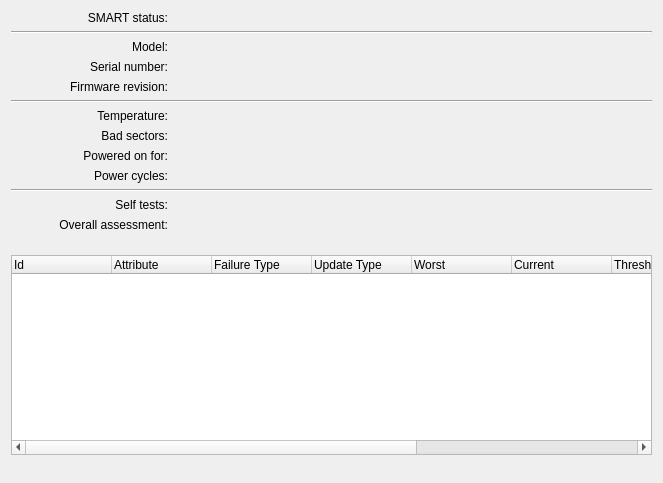
<?xml version="1.0" encoding="UTF-8"?>
<ui version="4.0">
 <class>SmartDialogWidgetBase</class>
 <widget class="QWidget" name="SmartDialogWidgetBase">
  <property name="geometry">
   <rect>
    <x>0</x>
    <y>0</y>
    <width>649</width>
    <height>483</height>
   </rect>
  </property>
  <layout class="QGridLayout" name="gridLayout">
   <item row="0" column="0">
    <widget class="QLabel" name="m_LabelTextSmartStatus">
     <property name="sizePolicy">
      <sizepolicy hsizetype="Preferred" vsizetype="Preferred">
       <horstretch>2</horstretch>
       <verstretch>0</verstretch>
      </sizepolicy>
     </property>
     <property name="text">
      <string>SMART status:</string>
     </property>
     <property name="alignment">
      <set>Qt::AlignRight|Qt::AlignTrailing|Qt::AlignVCenter</set>
     </property>
    </widget>
   </item>
   <item row="0" column="1" colspan="2">
    <layout class="QHBoxLayout" name="horizontalLayout">
     <item>
      <widget class="QLabel" name="m_LabelSmartStatusIcon">
       <property name="maximumSize">
        <size>
         <width>16</width>
         <height>16777215</height>
        </size>
       </property>
       <property name="text">
        <string/>
       </property>
      </widget>
     </item>
     <item>
      <widget class="QLabel" name="m_LabelSmartStatusText">
       <property name="text">
        <string/>
       </property>
      </widget>
     </item>
    </layout>
   </item>
   <item row="2" column="0">
    <widget class="QLabel" name="m_LabelTextSmartModelName">
     <property name="sizePolicy">
      <sizepolicy hsizetype="Preferred" vsizetype="Preferred">
       <horstretch>2</horstretch>
       <verstretch>0</verstretch>
      </sizepolicy>
     </property>
     <property name="text">
      <string>Model:</string>
     </property>
     <property name="alignment">
      <set>Qt::AlignRight|Qt::AlignTrailing|Qt::AlignVCenter</set>
     </property>
    </widget>
   </item>
   <item row="2" column="1" colspan="2">
    <widget class="QLabel" name="m_LabelSmartModelName">
     <property name="sizePolicy">
      <sizepolicy hsizetype="Preferred" vsizetype="Preferred">
       <horstretch>3</horstretch>
       <verstretch>0</verstretch>
      </sizepolicy>
     </property>
     <property name="text">
      <string/>
     </property>
    </widget>
   </item>
   <item row="3" column="0">
    <widget class="QLabel" name="m_LabelTextSmartSerialNumber">
     <property name="sizePolicy">
      <sizepolicy hsizetype="Preferred" vsizetype="Preferred">
       <horstretch>2</horstretch>
       <verstretch>0</verstretch>
      </sizepolicy>
     </property>
     <property name="text">
      <string>Serial number:</string>
     </property>
     <property name="alignment">
      <set>Qt::AlignRight|Qt::AlignTrailing|Qt::AlignVCenter</set>
     </property>
    </widget>
   </item>
   <item row="3" column="1" colspan="2">
    <widget class="QLabel" name="m_LabelSmartSerialNumber">
     <property name="sizePolicy">
      <sizepolicy hsizetype="Preferred" vsizetype="Preferred">
       <horstretch>3</horstretch>
       <verstretch>0</verstretch>
      </sizepolicy>
     </property>
     <property name="text">
      <string/>
     </property>
    </widget>
   </item>
   <item row="4" column="0">
    <widget class="QLabel" name="m_LabelTextSmartFirmware">
     <property name="sizePolicy">
      <sizepolicy hsizetype="Preferred" vsizetype="Preferred">
       <horstretch>2</horstretch>
       <verstretch>0</verstretch>
      </sizepolicy>
     </property>
     <property name="text">
      <string>Firmware revision:</string>
     </property>
     <property name="alignment">
      <set>Qt::AlignRight|Qt::AlignTrailing|Qt::AlignVCenter</set>
     </property>
    </widget>
   </item>
   <item row="4" column="1" colspan="2">
    <widget class="QLabel" name="m_LabelSmartFirmware">
     <property name="sizePolicy">
      <sizepolicy hsizetype="Preferred" vsizetype="Preferred">
       <horstretch>3</horstretch>
       <verstretch>0</verstretch>
      </sizepolicy>
     </property>
     <property name="text">
      <string/>
     </property>
    </widget>
   </item>
   <item row="6" column="0">
    <widget class="QLabel" name="m_LabelTextSmartTemperature">
     <property name="sizePolicy">
      <sizepolicy hsizetype="Preferred" vsizetype="Preferred">
       <horstretch>2</horstretch>
       <verstretch>0</verstretch>
      </sizepolicy>
     </property>
     <property name="text">
      <string>Temperature:</string>
     </property>
     <property name="alignment">
      <set>Qt::AlignRight|Qt::AlignTrailing|Qt::AlignVCenter</set>
     </property>
    </widget>
   </item>
   <item row="6" column="1" colspan="2">
    <widget class="QLabel" name="m_LabelSmartTemperature">
     <property name="sizePolicy">
      <sizepolicy hsizetype="Preferred" vsizetype="Preferred">
       <horstretch>3</horstretch>
       <verstretch>0</verstretch>
      </sizepolicy>
     </property>
     <property name="text">
      <string/>
     </property>
    </widget>
   </item>
   <item row="7" column="0">
    <widget class="QLabel" name="m_LabelTextSmartBadSectors">
     <property name="sizePolicy">
      <sizepolicy hsizetype="Preferred" vsizetype="Preferred">
       <horstretch>2</horstretch>
       <verstretch>0</verstretch>
      </sizepolicy>
     </property>
     <property name="text">
      <string>Bad sectors:</string>
     </property>
     <property name="alignment">
      <set>Qt::AlignRight|Qt::AlignTrailing|Qt::AlignVCenter</set>
     </property>
    </widget>
   </item>
   <item row="7" column="1" colspan="2">
    <widget class="QLabel" name="m_LabelSmartBadSectors">
     <property name="sizePolicy">
      <sizepolicy hsizetype="Preferred" vsizetype="Preferred">
       <horstretch>3</horstretch>
       <verstretch>0</verstretch>
      </sizepolicy>
     </property>
     <property name="text">
      <string/>
     </property>
    </widget>
   </item>
   <item row="8" column="0">
    <widget class="QLabel" name="m_LabelTextSmartPoweredOn">
     <property name="sizePolicy">
      <sizepolicy hsizetype="Preferred" vsizetype="Preferred">
       <horstretch>2</horstretch>
       <verstretch>0</verstretch>
      </sizepolicy>
     </property>
     <property name="text">
      <string>Powered on for:</string>
     </property>
     <property name="alignment">
      <set>Qt::AlignRight|Qt::AlignTrailing|Qt::AlignVCenter</set>
     </property>
    </widget>
   </item>
   <item row="8" column="1" colspan="2">
    <widget class="QLabel" name="m_LabelSmartPoweredOn">
     <property name="sizePolicy">
      <sizepolicy hsizetype="Preferred" vsizetype="Preferred">
       <horstretch>3</horstretch>
       <verstretch>0</verstretch>
      </sizepolicy>
     </property>
     <property name="text">
      <string/>
     </property>
    </widget>
   </item>
   <item row="9" column="0">
    <widget class="QLabel" name="m_LabelTextSmartPowerCycles">
     <property name="sizePolicy">
      <sizepolicy hsizetype="Preferred" vsizetype="Preferred">
       <horstretch>2</horstretch>
       <verstretch>0</verstretch>
      </sizepolicy>
     </property>
     <property name="text">
      <string>Power cycles:</string>
     </property>
     <property name="alignment">
      <set>Qt::AlignRight|Qt::AlignTrailing|Qt::AlignVCenter</set>
     </property>
    </widget>
   </item>
   <item row="9" column="1" colspan="2">
    <widget class="QLabel" name="m_LabelSmartPowerCycles">
     <property name="sizePolicy">
      <sizepolicy hsizetype="Preferred" vsizetype="Preferred">
       <horstretch>3</horstretch>
       <verstretch>0</verstretch>
      </sizepolicy>
     </property>
     <property name="text">
      <string/>
     </property>
    </widget>
   </item>
   <item row="15" column="0" colspan="3">
    <spacer name="verticalSpacer_3">
     <property name="orientation">
      <enum>Qt::Vertical</enum>
     </property>
     <property name="sizeType">
      <enum>QSizePolicy::Fixed</enum>
     </property>
     <property name="sizeHint" stdset="0">
      <size>
       <width>641</width>
       <height>17</height>
      </size>
     </property>
    </spacer>
   </item>
   <item row="16" column="0" colspan="3">
    <widget class="QTreeWidget" name="m_TreeSmartAttributes">
     <property name="alternatingRowColors">
      <bool>true</bool>
     </property>
     <property name="rootIsDecorated">
      <bool>false</bool>
     </property>
     <property name="uniformRowHeights">
      <bool>true</bool>
     </property>
     <property name="allColumnsShowFocus">
      <bool>true</bool>
     </property>
     <column>
      <property name="text">
       <string>Id</string>
      </property>
     </column>
     <column>
      <property name="text">
       <string>Attribute</string>
      </property>
     </column>
     <column>
      <property name="text">
       <string>Failure Type</string>
      </property>
     </column>
     <column>
      <property name="text">
       <string>Update Type</string>
      </property>
     </column>
     <column>
      <property name="text">
       <string>Worst</string>
      </property>
     </column>
     <column>
      <property name="text">
       <string>Current</string>
      </property>
     </column>
     <column>
      <property name="text">
       <string>Threshold</string>
      </property>
     </column>
     <column>
      <property name="text">
       <string>Raw</string>
      </property>
     </column>
     <column>
      <property name="text">
       <string>Assessment</string>
      </property>
     </column>
     <column>
      <property name="text">
       <string>Value</string>
      </property>
     </column>
    </widget>
   </item>
   <item row="17" column="0" colspan="3">
    <spacer name="verticalSpacer_2">
     <property name="orientation">
      <enum>Qt::Vertical</enum>
     </property>
     <property name="sizeType">
      <enum>QSizePolicy::Fixed</enum>
     </property>
     <property name="sizeHint" stdset="0">
      <size>
       <width>638</width>
       <height>17</height>
      </size>
     </property>
    </spacer>
   </item>
   <item row="1" column="0" colspan="3">
    <widget class="Line" name="line">
     <property name="orientation">
      <enum>Qt::Horizontal</enum>
     </property>
    </widget>
   </item>
   <item row="5" column="0" colspan="3">
    <widget class="Line" name="line_2">
     <property name="orientation">
      <enum>Qt::Horizontal</enum>
     </property>
    </widget>
   </item>
   <item row="10" column="0" colspan="3">
    <widget class="Line" name="line_3">
     <property name="orientation">
      <enum>Qt::Horizontal</enum>
     </property>
    </widget>
   </item>
   <item row="13" column="0">
    <widget class="QLabel" name="m_LabelTextSmartOverallAssessment">
     <property name="sizePolicy">
      <sizepolicy hsizetype="Preferred" vsizetype="Preferred">
       <horstretch>2</horstretch>
       <verstretch>0</verstretch>
      </sizepolicy>
     </property>
     <property name="text">
      <string>Overall assessment:</string>
     </property>
     <property name="alignment">
      <set>Qt::AlignRight|Qt::AlignTrailing|Qt::AlignVCenter</set>
     </property>
    </widget>
   </item>
   <item row="13" column="1" colspan="2">
    <widget class="QLabel" name="m_LabelSmartOverallAssessment">
     <property name="sizePolicy">
      <sizepolicy hsizetype="Preferred" vsizetype="Preferred">
       <horstretch>3</horstretch>
       <verstretch>0</verstretch>
      </sizepolicy>
     </property>
     <property name="text">
      <string/>
     </property>
    </widget>
   </item>
   <item row="12" column="0">
    <widget class="QLabel" name="m_LabelTextSmartSelfTests">
     <property name="sizePolicy">
      <sizepolicy hsizetype="Preferred" vsizetype="Preferred">
       <horstretch>2</horstretch>
       <verstretch>0</verstretch>
      </sizepolicy>
     </property>
     <property name="text">
      <string>Self tests:</string>
     </property>
     <property name="alignment">
      <set>Qt::AlignRight|Qt::AlignTrailing|Qt::AlignVCenter</set>
     </property>
    </widget>
   </item>
   <item row="12" column="1" colspan="2">
    <widget class="QLabel" name="m_LabelSmartSelfTests">
     <property name="sizePolicy">
      <sizepolicy hsizetype="Preferred" vsizetype="Preferred">
       <horstretch>3</horstretch>
       <verstretch>0</verstretch>
      </sizepolicy>
     </property>
     <property name="text">
      <string/>
     </property>
    </widget>
   </item>
  </layout>
 </widget>
 <connections/>
</ui>
